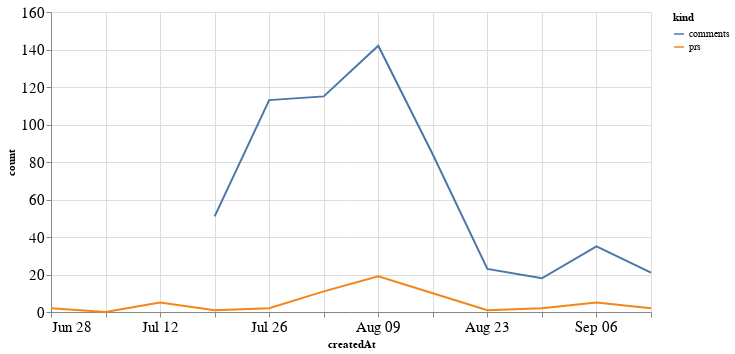

Here is the notebook cell this chart was saved with:
### Code cell
alt.Chart(total_time, width=600).mark_line().encode(
    x='createdAt',
    y='count',
    color='kind'
)

### Figure 1 — Vega-Lite specification as saved in the notebook (floating-point values rounded to 4 significant figures)
{"config": {"axisLeft": {"labelFontSize": 15}, "axisBottom": {"labelFontSize": 15}}, "data": {"name": "data-7630177f8a58465b1a34f4e41c449316"}, "mark": "line", "encoding": {"color": {"type": "nominal", "field": "kind"}, "x": {"type": "temporal", "field": "createdAt"}, "y": {"type": "quantitative", "field": "count"}}, "width": 600, "$schema": "https://vega.github.io/schema/vega-lite/v4.8.1.json", "datasets": {"data-7630177f8a58465b1a34f4e41c449316": [{"createdAt": "2020-06-28T00:00:00", "kind": "prs", "count": 2.0}, {"createdAt": "2020-07-05T00:00:00", "kind": "prs", "count": 0.0}, {"createdAt": "2020-07-12T00:00:00", "kind": "prs", "count": 5.0}, {"createdAt": "2020-07-19T00:00:00", "kind": "prs", "count": 1.0}, {"createdAt": "2020-07-26T00:00:00", "kind": "prs", "count": 2.0}, {"createdAt": "2020-08-02T00:00:00", "kind": "prs", "count": 11.0}, {"createdAt": "2020-08-09T00:00:00", "kind": "prs", "count": 19.0}, {"createdAt": "2020-08-16T00:00:00", "kind": "prs", "count": 10.0}, {"createdAt": "2020-08-23T00:00:00", "kind": "prs", "count": 1.0}, {"createdAt": "2020-08-30T00:00:00", "kind": "prs", "count": 2.0}, {"createdAt": "2020-09-06T00:00:00", "kind": "prs", "count": 5.0}, {"createdAt": "2020-09-13T00:00:00", "kind": "prs", "count": 2.0}, {"createdAt": "2020-06-28T00:00:00", "kind": "comments", "count": null}, {"createdAt": "2020-07-05T00:00:00", "kind": "comments", "count": null}, {"createdAt": "2020-07-12T00:00:00", "kind": "comments", "count": null}, {"createdAt": "2020-07-19T00:00:00", "kind": "comments", "count": 51.0}, {"createdAt": "2020-07-26T00:00:00", "kind": "comments", "count": 113.0}, {"createdAt": "2020-08-02T00:00:00", "kind": "comments", "count": 115.0}, {"createdAt": "2020-08-09T00:00:00", "kind": "comments", "count": 142.0}, {"createdAt": "2020-08-16T00:00:00", "kind": "comments", "count": 84.0}, {"createdAt": "2020-08-23T00:00:00", "kind": "comments", "count": 23.0}, {"createdAt": "2020-08-30T00:00:00", "kind": "comments", "count": 18.0}, {"createdAt": "2020-09-06T00:00:00", "kind": "comments", "count": 35.0}, {"createdAt": "2020-09-13T00:00:00", "kind": "comments", "count": 21.0}]}}
